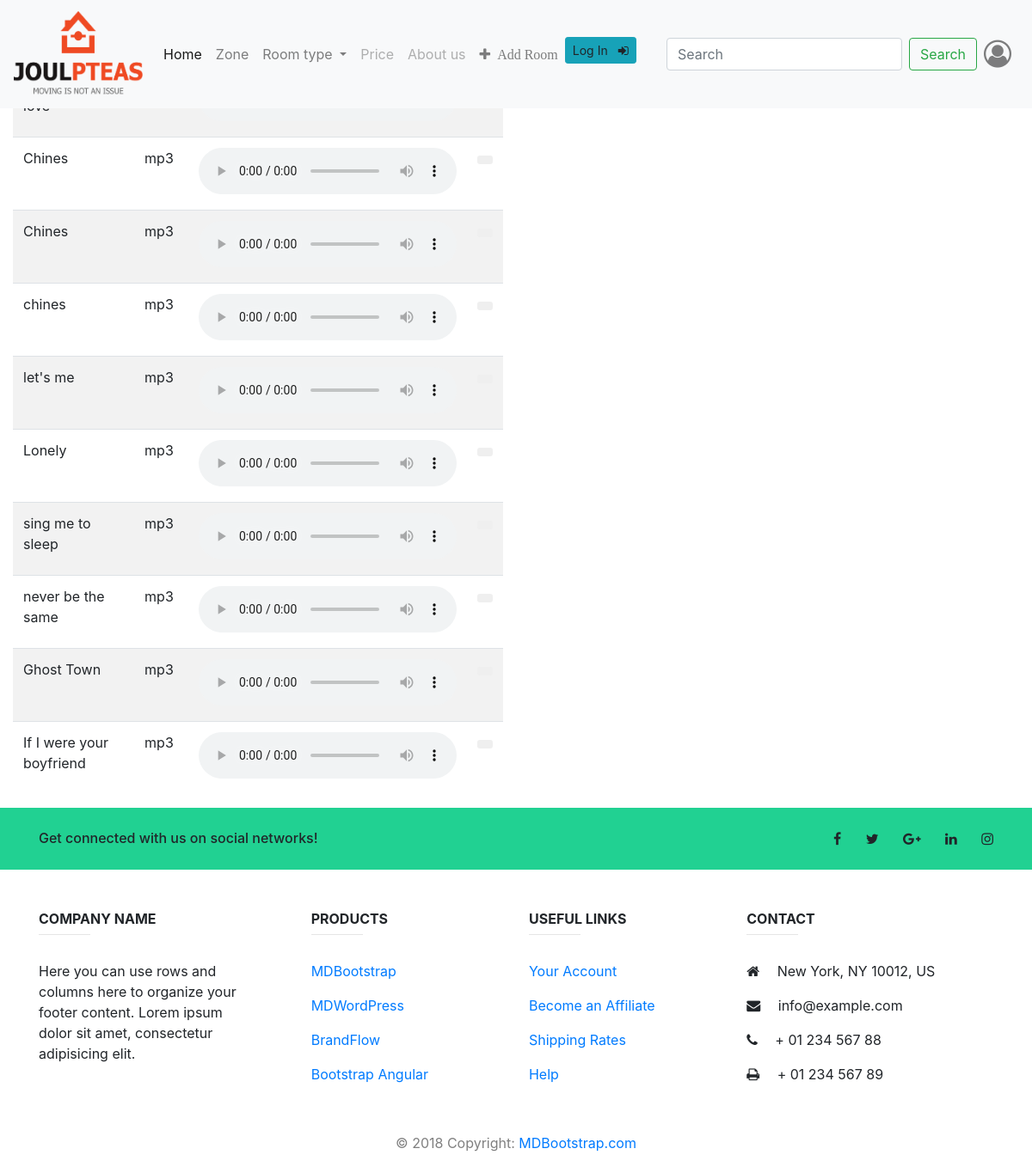
The page /song/ on the database its author committed.
### music/models.py (models this page shows, shortened)
class Song(models.Model):
    album = models.ForeignKey(Album, on_delete=models.CASCADE)
    file_type = models.CharField(max_length=10)
    song_title = models.CharField(max_length=250)
    file = models.FileField(default=False)
    is_favorite = models.BooleanField(default=False)

### music/views.py (the view)
# urls.py: url(r'^song/$', views.SongView.as_view(), name="SongView"),
class SongView(generic.ListView):
    template_name = 'music/song.html'
    context_object_name = 'all_songs'
    def get_queryset(self):
        return Song.objects.all()

### music/templates/music/song.html (shortened to what this page needs)
{% extends 'music/base.html'%}
{%block body%}
    <link rel="stylesheet" href="https://cdnjs.cloudflare.com/ajax/libs/font-awesome/4.7.0/css/font-awesome.min.css">
    <div class="container-fluid songs-container">
        <div class="row">
            <div class="col-sm-1 col-md-6">
                    <table class="table table-striped table-hover">
                        <thead>
                            <tr>
                                <th scope="col">Country</th>
                                <th scope="col">Type</th>
                                <th scope="col">Play</th>
                            </tr>
                        </thead>
                        <tbody>
                            {% for song in all_songs %}
                                <tr>
                                    <td>
                                        <label for="song{{ forloop.counter }}">
                                        {{song.song_title}}
                                        </label>
                                    </td>
                                    <td>
                                        <label for="song{{ forloop.counter }}">
                                        {{song.file_type}}
                                        </label>
                                    </td>
                                    <td>
                                        <audio controls>
                                            <source src="{{song.file.url}}">
                                        </audio>
                                    </td>
                                    <td>
                                        <form action="{% url 'music:song-delete' song.id %}" method="post" style="display: inline;">
                                            <button type="submit" class="btn btn-default btn-sm">
                                            </button>
                                        </form>
                                    </td>
                                </tr>
                            {% endfor %}
                        </tbody>
                    </table>
            </div>
            <div class="col-sm-1 col-md-2">
                <a href="{% url 'music:song-add'%}">Add New Song</a>
            </div>
        </div>
    </div>
{%endblock%}

### rows shown on the page
Song: song_title "Chines", file_type "mp3"
Song: song_title "Chines", file_type "mp3"
Song: song_title "chines", file_type "mp3"
Song: song_title "let's me", file_type "mp3"
Song: song_title "Lonely", file_type "mp3"
Song: song_title "sing me to sleep", file_type "mp3"
Song: song_title "never be the same", file_type "mp3"
Song: song_title "Ghost Town", file_type "mp3"
Song: song_title "If I were your boyfriend", file_type "mp3"
